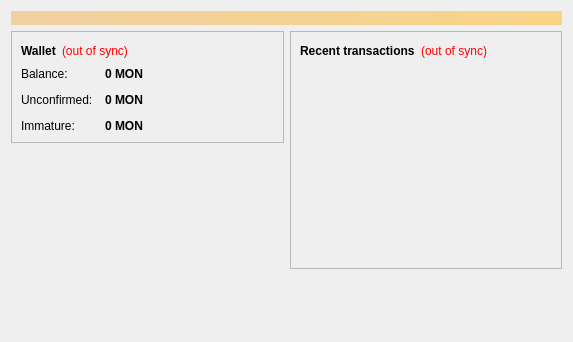
<?xml version="1.0" encoding="UTF-8"?>
<ui version="4.0">
 <class>OverviewPage</class>
 <widget class="QWidget" name="OverviewPage">
  <property name="geometry">
   <rect>
    <x>0</x>
    <y>0</y>
    <width>573</width>
    <height>342</height>
   </rect>
  </property>
  <property name="windowTitle">
   <string>Form</string>
  </property>
  <layout class="QVBoxLayout" name="topLayout">
   <item>
    <widget class="QLabel" name="labelAlerts">
     <property name="visible">
      <bool>false</bool>
     </property>
     <property name="styleSheet">
      <string notr="true">background-color: qlineargradient(x1: 0, y1: 0, x2: 1, y2: 0, stop:0 #F0D0A0, stop:1 #F8D488); color:#000000;</string>
     </property>
     <property name="wordWrap">
      <bool>true</bool>
     </property>
     <property name="margin">
      <number>3</number>
     </property>
    </widget>
   </item>
   <item>
    <layout class="QHBoxLayout" name="horizontalLayout" stretch="1,1">
     <item>
      <layout class="QVBoxLayout" name="verticalLayout_2">
       <item>
        <widget class="QFrame" name="frame">
         <property name="frameShape">
          <enum>QFrame::StyledPanel</enum>
         </property>
         <property name="frameShadow">
          <enum>QFrame::Raised</enum>
         </property>
         <layout class="QVBoxLayout" name="verticalLayout_4">
          <item>
           <layout class="QHBoxLayout" name="horizontalLayout_4">
            <item>
             <widget class="QLabel" name="label_5">
              <property name="font">
               <font>
                <weight>75</weight>
                <bold>true</bold>
               </font>
              </property>
              <property name="text">
               <string>Wallet</string>
              </property>
             </widget>
            </item>
            <item>
             <widget class="QLabel" name="labelWalletStatus">
              <property name="toolTip">
               <string>The displayed information may be out of date. Your wallet automatically synchronizes with the Cendol network after a connection is established, but this process has not completed yet.</string>
              </property>
              <property name="styleSheet">
               <string notr="true">QLabel { color: red; }</string>
              </property>
              <property name="text">
               <string notr="true">(out of sync)</string>
              </property>
              <property name="alignment">
               <set>Qt::AlignLeading|Qt::AlignLeft|Qt::AlignVCenter</set>
              </property>
             </widget>
            </item>
            <item>
             <spacer name="horizontalSpacer_2">
              <property name="orientation">
               <enum>Qt::Horizontal</enum>
              </property>
              <property name="sizeHint" stdset="0">
               <size>
                <width>40</width>
                <height>20</height>
               </size>
              </property>
             </spacer>
            </item>
           </layout>
          </item>
          <item>
           <layout class="QFormLayout" name="formLayout_2">
            <property name="fieldGrowthPolicy">
             <enum>QFormLayout::AllNonFixedFieldsGrow</enum>
            </property>
            <property name="horizontalSpacing">
             <number>12</number>
            </property>
            <property name="verticalSpacing">
             <number>12</number>
            </property>
            <item row="0" column="0">
             <widget class="QLabel" name="label">
              <property name="text">
               <string>Balance:</string>
              </property>
             </widget>
            </item>
            <item row="0" column="1">
             <widget class="QLabel" name="labelBalance">
              <property name="font">
               <font>
                <weight>75</weight>
                <bold>true</bold>
               </font>
              </property>
              <property name="cursor">
               <cursorShape>IBeamCursor</cursorShape>
              </property>
              <property name="toolTip">
               <string>Your current balance</string>
              </property>
              <property name="text">
               <string notr="true">0 MON</string>
              </property>
              <property name="textInteractionFlags">
               <set>Qt::LinksAccessibleByMouse|Qt::TextSelectableByKeyboard|Qt::TextSelectableByMouse</set>
              </property>
             </widget>
            </item>
            <item row="1" column="0">
             <widget class="QLabel" name="label_3">
              <property name="text">
               <string>Unconfirmed:</string>
              </property>
             </widget>
            </item>
            <item row="1" column="1">
             <widget class="QLabel" name="labelUnconfirmed">
              <property name="font">
               <font>
                <weight>75</weight>
                <bold>true</bold>
               </font>
              </property>
              <property name="cursor">
               <cursorShape>IBeamCursor</cursorShape>
              </property>
              <property name="toolTip">
               <string>Total of transactions that have yet to be confirmed, and do not yet count toward the current balance</string>
              </property>
              <property name="text">
               <string notr="true">0 MON</string>
              </property>
              <property name="textInteractionFlags">
               <set>Qt::LinksAccessibleByMouse|Qt::TextSelectableByKeyboard|Qt::TextSelectableByMouse</set>
              </property>
             </widget>
            </item>
            <item row="2" column="0">
             <widget class="QLabel" name="labelImmatureText">
              <property name="text">
               <string>Immature:</string>
              </property>
             </widget>
            </item>
            <item row="2" column="1">
             <widget class="QLabel" name="labelImmature">
              <property name="font">
               <font>
                <weight>75</weight>
                <bold>true</bold>
               </font>
              </property>
              <property name="toolTip">
               <string>Mined balance that has not yet matured</string>
              </property>
              <property name="text">
               <string notr="true">0 MON</string>
              </property>
              <property name="textInteractionFlags">
               <set>Qt::LinksAccessibleByMouse|Qt::TextSelectableByKeyboard|Qt::TextSelectableByMouse</set>
              </property>
             </widget>
            </item>
           </layout>
          </item>
         </layout>
        </widget>
       </item>
       <item>
        <spacer name="verticalSpacer">
         <property name="orientation">
          <enum>Qt::Vertical</enum>
         </property>
         <property name="sizeHint" stdset="0">
          <size>
           <width>20</width>
           <height>40</height>
          </size>
         </property>
        </spacer>
       </item>
      </layout>
     </item>
     <item>
      <layout class="QVBoxLayout" name="verticalLayout_3">
       <item>
        <widget class="QFrame" name="frame_2">
         <property name="frameShape">
          <enum>QFrame::StyledPanel</enum>
         </property>
         <property name="frameShadow">
          <enum>QFrame::Raised</enum>
         </property>
         <layout class="QVBoxLayout" name="verticalLayout">
          <item>
           <layout class="QHBoxLayout" name="horizontalLayout_2">
            <item>
             <widget class="QLabel" name="label_4">
              <property name="text">
               <string>&lt;b&gt;Recent transactions&lt;/b&gt;</string>
              </property>
             </widget>
            </item>
            <item>
             <widget class="QLabel" name="labelTransactionsStatus">
              <property name="toolTip">
               <string>The displayed information may be out of date. Your wallet automatically synchronizes with the Cendol network after a connection is established, but this process has not completed yet.</string>
              </property>
              <property name="styleSheet">
               <string notr="true">QLabel { color: red; }</string>
              </property>
              <property name="text">
               <string notr="true">(out of sync)</string>
              </property>
              <property name="alignment">
               <set>Qt::AlignRight|Qt::AlignTrailing|Qt::AlignVCenter</set>
              </property>
             </widget>
            </item>
            <item>
             <spacer name="horizontalSpacer">
              <property name="orientation">
               <enum>Qt::Horizontal</enum>
              </property>
              <property name="sizeHint" stdset="0">
               <size>
                <width>40</width>
                <height>20</height>
               </size>
              </property>
             </spacer>
            </item>
           </layout>
          </item>
          <item>
           <widget class="QListView" name="listTransactions">
            <property name="styleSheet">
             <string notr="true">QListView { background: transparent; }</string>
            </property>
            <property name="frameShape">
             <enum>QFrame::NoFrame</enum>
            </property>
            <property name="verticalScrollBarPolicy">
             <enum>Qt::ScrollBarAlwaysOff</enum>
            </property>
            <property name="horizontalScrollBarPolicy">
             <enum>Qt::ScrollBarAlwaysOff</enum>
            </property>
            <property name="selectionMode">
             <enum>QAbstractItemView::NoSelection</enum>
            </property>
           </widget>
          </item>
         </layout>
        </widget>
       </item>
       <item>
        <spacer name="verticalSpacer_2">
         <property name="orientation">
          <enum>Qt::Vertical</enum>
         </property>
         <property name="sizeHint" stdset="0">
          <size>
           <width>20</width>
           <height>40</height>
          </size>
         </property>
        </spacer>
       </item>
      </layout>
     </item>
    </layout>
   </item>
  </layout>
 </widget>
 <resources/>
 <connections/>
</ui>
